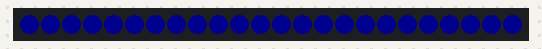
Simulated run of this sketch. Board: Arduino Uno, built with avr-gcc and run on an emulated ATmega328P. On the bench: 24 RGB LEDs in strip order, left to right. Dim RGB values are drawn brighter than linear; what the sketch prints to the serial monitor is not drawn.

Above: at 0.37 s.
At 37.4 s:
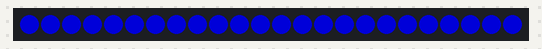

The sketch:

sketch_jan31a.ino
```cpp
#include "FastLED.h"

#define NUM_LEDS 24
#define DATA_PIN 5
#define CLOCK_PIN 13

// Define the array of leds
CRGB leds[NUM_LEDS];

int fadeAmount = 5;
int brightness = 0;

int off = 255;
int minimun = 255;
int medium = 100;
int maximun = 0;

int delayInterval = 70;

void setup() {
  FastLED.addLeds<NEOPIXEL, DATA_PIN>(leds, NUM_LEDS);
  Serial.begin(115200);
  //reset();
  resetNew();
}

void turnOffStrip() {

}

//---
void fade() {
  for (int i = 0; i < NUM_LEDS; i++ ) {
    leds[i].setRGB(0, 0, 255);
    leds[i].fadeLightBy(brightness);
  }
  FastLED.show();
  brightness = brightness + fadeAmount;
  // reverse the direction of the fading at the ends of the fade:
  if (brightness == 0 || brightness == 220) {
    Serial.println(fadeAmount);
    fadeAmount = -fadeAmount ;
    Serial.println(fadeAmount);
  }
  delay(40);
}

void fadeIn() {
  for (int i = 0; i < NUM_LEDS; i++ ) {
    leds[i].setRGB(0, 0, 255);
    leds[i].fadeLightBy(brightness);
  }
  FastLED.show();
  brightness = brightness + fadeAmount;
  // reverse the direction of the fading at the ends of the fade:
  if (brightness == 0 || brightness == 220) {
    Serial.println(fadeAmount);
    fadeAmount = -fadeAmount ;
    Serial.println(fadeAmount);
  }
  delay(40);
}

void fade(int quantity) {

  for (int repeat = 0; repeat < quantity; repeat++ ) {
    brightness = 0;
    while (brightness < 220) {
      for (int i = 0; i < NUM_LEDS; i++ ) {
        leds[i].setRGB(0, 0, 255);
        leds[i].fadeLightBy(brightness);
      }
      FastLED.show();
      brightness = brightness - fadeAmount;
      delay(40);
    }
  }
}

void fadePin() {
  Serial.println("aueee");
  for (int i = 0; i < NUM_LEDS; i++ ) {
    leds[i].setRGB(0, 255, 0);
    FastLED.show();
  }

  for (int i = 255; i > 0; i--) {
    leds[7].setRGB(0, 255, 0);
    leds[7].fadeLightBy(i);
    FastLED.show();
    Serial.println(i);
    delay(100);
  }
}
void snack() {

  for (int i = 0; i < 24; i++ ) {
    leds[i] = CRGB::Blue;
    if (i > 7) {
      leds[i - 8] = CRGB::Black;
    }
    FastLED.show();
    delay(20);
  }

  for (int i = 16; i < 24; i++ ) {
    leds[i] = CRGB::Black;
    FastLED.show();
    delay(20);
  }

}

void reset() {
  for (int i = 0; i < 8; i++ ) {
    leds[i] = CRGB::Blue;
    leds[i].fadeLightBy(minimun);
    FastLED.show();
  }
  for (int i = 8; i < 16; i++ ) {
    leds[i] = CRGB::Blue;
    leds[i].fadeLightBy(medium);
    FastLED.show();
  }
  for (int i = 16; i < 24; i++ ) {
    leds[i] = CRGB::Blue;
    leds[i].fadeLightBy(maximun);
    FastLED.show();
  }
}


void done() {
  for (int i = 0; i < 8; i++ ) {
    Serial.print(i);
    Serial.print(" - ");
    Serial.println(i);
    leds[i] = CRGB::Blue;
    leds[i].fadeLightBy(maximun);

    Serial.print(i);
    Serial.print(" - ");
    Serial.println(i + 8);
    leds[i + 8] = CRGB::Blue;
    leds[i + 8].fadeLightBy(minimun);

    Serial.print(i);
    Serial.print(" - ");
    Serial.println(i + 16);
    leds[i + 16] = CRGB::Blue;
    leds[i + 16].fadeLightBy(medium);
    FastLED.show();
    delay(delayInterval);
  }

  for (int i = 0; i < 8; i++ ) {
    Serial.print(i);
    Serial.print(" - ");
    Serial.println(i);
    leds[i] = CRGB::Blue;
    leds[i].fadeLightBy(medium);

    Serial.print(i);
    Serial.print(" - ");
    Serial.println(i + 8);
    leds[i + 8] = CRGB::Blue;
    leds[i + 8].fadeLightBy(maximun);

    Serial.print(i);
    Serial.print(" - ");
    Serial.println(i + 16);
    leds[i + 16] = CRGB::Blue;
    leds[i + 16].fadeLightBy(minimun);
    FastLED.show();
    delay(delayInterval);
  }

  for (int i = 0; i < 8; i++ ) {
    Serial.print(i);
    Serial.print(" - ");
    Serial.println(i);
    leds[i] = CRGB::Blue;
    leds[i].fadeLightBy(minimun);

    Serial.print(i);
    Serial.print(" - ");
    Serial.println(i + 8);
    leds[i + 8] = CRGB::Blue;
    leds[i + 8].fadeLightBy(medium);

    Serial.print(i);
    Serial.print(" - ");
    Serial.println(i + 16);
    leds[i + 16] = CRGB::Blue;
    leds[i + 16].fadeLightBy(maximun);
    FastLED.show();
    delay(delayInterval);
  }
}

int divisor = 8;
int slice = NUM_LEDS / divisor;

void resetNew() {
  for (int i = 0; i < NUM_LEDS; i++ ) {
    leds[i] = CRGB::Blue;
    leds[i].fadeLightBy(maximun);
    Serial.print("i: ");
    Serial.println(i);
    for (int j = 1; j < i; j++) {
      leds[j] = CRGB::Blue;
      //Serial.println("Passou aqui");
      int intensity = (minimun / j);
      leds[j].fadeLightBy(intensity);
      Serial.print("(");
      Serial.print(j);
      Serial.print("-");
      Serial.print(intensity);
      Serial.println(")");
    }
    Serial.println("------------------");
    FastLED.show();
  }
}

void doneNew() {
  for (int i = 0; i < NUM_LEDS; i++ ) {

    int acumulator = 1;
    for (int j = i - 1; j > 0; j--) {
      leds[j] = CRGB::Blue;
      int intensity = (minimun / NUM_LEDS) * acumulator;
      acumulator++;

      leds[j].fadeLightBy(intensity);
      Serial.print("(");
      Serial.print(j);
      Serial.print("-");
      Serial.print(intensity);
      Serial.println(")");
    }

    leds[i] = CRGB::Blue;
    leds[i].fadeLightBy(maximun);
    Serial.print("i- ");
    Serial.print("(");
    Serial.print(i);
    Serial.print("-");
    Serial.print(maximun);
    Serial.println(")");

    Serial.println("--");
    acumulator = 1;
    for (int j = i + 1; j < NUM_LEDS; j++) {
      leds[j] = CRGB::Blue;
      int intensity = minimun - ((minimun / NUM_LEDS) * acumulator);
      acumulator++;
      leds[j].fadeLightBy(intensity);
      Serial.print("(");
      Serial.print(j);
      Serial.print("-");
      Serial.print(intensity);
      Serial.println(")");
    }
    delay(delayInterval);
    Serial.println("------------------");
    FastLED.show();
  }
}
void loop() {
  fade(1);
}
```
